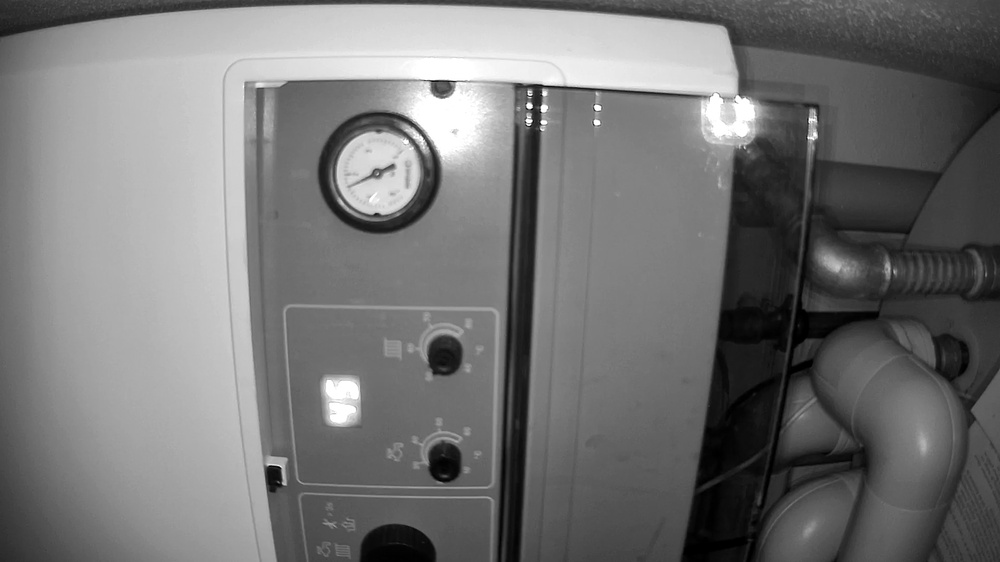
#> input picture tests/fixtures/frame.jpg, 1000 x 562 px, shrunk from 1920 x 1080 before the run
$ python prepare_image.py --input tests/fixtures/frame.jpg --x 5 --y 5 --radius 100
#> lines starting #> are read from the running program, lines starting #| are printed output that depends on the picture
### webcam_gauge_sensor/prepare_image.py
#!/usr/bin/env python3
import argparse
import os
import sys
from typing import Optional

import cv2
import numpy as np


DEFAULT_CIRCLE_PADDING_RATIO = 0.0


def _build_pointer_ready_grayscale(image: np.ndarray, sharpen: float) -> np.ndarray:
    sharpen = max(0.0, float(sharpen))
    gray = cv2.cvtColor(image, cv2.COLOR_BGR2GRAY)
    soft = cv2.GaussianBlur(gray, (3, 3), 0)
    weighted = cv2.addWeighted(gray, 1.0 + (0.25 * sharpen), soft, -0.25 * sharpen, 0)
    return weighted


def parse_args() -> argparse.Namespace:
    parser = argparse.ArgumentParser(description="Prepare image bytes from file/stdin and write to file/stdout.")
    parser.add_argument("--input", help="Input image path. If omitted, reads image bytes from stdin.")
    parser.add_argument("--output", help="Output image path. If omitted, writes image bytes to stdout.")
    parser.add_argument("--x", type=int, required=True, help="Gauge center X in input image pixels.")
    parser.add_argument("--y", type=int, required=True, help="Gauge center Y in input image pixels.")
    parser.add_argument("--radius", type=int, required=True, help="Gauge radius in input image pixels.")
    parser.add_argument("--rotate", type=float, default=0.0, help="Rotation in degrees (counterclockwise). Default: 0.0")
    parser.add_argument("--sharpen", type=float, default=1.0, help="Sharpen strength for non-debug output. Use 0 to disable. Default: 1.0")
    parser.add_argument("--debug", action="store_true", help="Mark detected circle center and size in the output image.")
    return parser.parse_args()


def read_input_bytes(input_path: Optional[str]) -> bytes:
    if input_path:
        with open(input_path, "rb") as f:
            return f.read()
    return sys.stdin.buffer.read()


def decode_image(image_bytes: bytes) -> np.ndarray:
    if not image_bytes:
        raise RuntimeError("No input image bytes were provided.")
    arr = np.frombuffer(image_bytes, dtype=np.uint8)
    image = cv2.imdecode(arr, cv2.IMREAD_COLOR)
#> image is the input picture: shape (562, 1000, 3); min 0, max 255, mean 115.9
    if image is None:
        raise RuntimeError("Failed to decode input image bytes.")
    return image


def _crop_from_circle(
    image: np.ndarray,
    center_x: int,
    center_y: int,
    radius: int,
    padding_ratio: float,
) -> tuple[np.ndarray, tuple[int, int], int]:
#> called with center_x = 5, center_y = 5, radius = 100, padding_ratio = 0
    if radius <= 0:
        raise RuntimeError("Provided gauge radius must be greater than zero.")

    pad_radius = int(round(radius * (1.0 + padding_ratio)))
    h, w = image.shape[:2]
#> h = 562; w = 1000

    x1 = max(0, center_x - pad_radius)
    y1 = max(0, center_y - pad_radius)
    x2 = min(w, center_x + pad_radius)
#> x2 = 105
    y2 = min(h, center_y + pad_radius)
#> y2 = 105

    if x2 <= x1 or y2 <= y1:
        raise RuntimeError("Provided gauge alignment creates invalid crop bounds.")
    cropped = image[y1:y2, x1:x2]
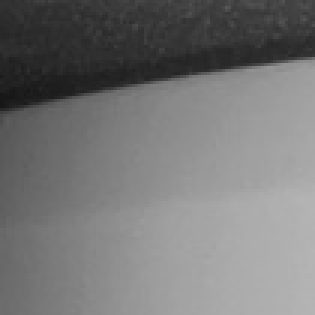
#> cropped: shape (105, 105, 3) (shown 3 times larger); min 22, max 181, mean 118.1
    center_in_crop = (center_x - x1, center_y - y1)
    return cropped, center_in_crop, radius
def prepare_image(image: np.ndarray, rotate: float, debug: bool, x: int, y: int, radius: int, sharpen: float) -> np.ndarray:
    detected_x, detected_y, detected_radius = int(x), int(y), int(radius)

    if debug:
        prepared = image.copy()
        debug_center = (detected_x, detected_y)
    else:
        prepared, debug_center, detected_radius = _crop_from_circle(
            image,
            detected_x,
            detected_y,
            detected_radius,
            DEFAULT_CIRCLE_PADDING_RATIO,
        )
#> debug_center = (5, 5); detected_radius = 100

    if rotate != 0.0:
        height, width = prepared.shape[:2]
        center = (width / 2.0, height / 2.0)
        matrix = cv2.getRotationMatrix2D(center, rotate, 1.0)
        prepared = cv2.warpAffine(prepared, matrix, (width, height))

        point = np.array([debug_center[0], debug_center[1], 1.0], dtype=np.float32)
        rotated_point = matrix @ point
        debug_center = (int(round(rotated_point[0])), int(round(rotated_point[1])))

    if debug:
        marker_size = max(12, min(prepared.shape[:2]) // 12)
        thickness = 2
        cv2.circle(prepared, debug_center, max(1, detected_radius), (0, 255, 0), thickness, cv2.LINE_AA)
        cv2.drawMarker(
            prepared,
            debug_center,
            (0, 0, 255),
            markerType=cv2.MARKER_CROSS,
            markerSize=marker_size,
            thickness=thickness,
            line_type=cv2.LINE_AA,
        )
        label_pos = (10, max(18, min(prepared.shape[0] - 8, 24)))
        cv2.putText(
            prepared,
            f"r={detected_radius}px d={detected_radius * 2}px",
            label_pos,
            cv2.FONT_HERSHEY_SIMPLEX,
            0.5,
            (0, 255, 0),
            1,
            cv2.LINE_AA,
        )
        return prepared

    return _build_pointer_ready_grayscale(prepared, sharpen)


def encode_image(prepared: np.ndarray, output_path: Optional[str]) -> bytes:
    ext = ".png"
    if output_path:
        _, path_ext = os.path.splitext(output_path)
        if path_ext:
            ext = path_ext.lower()
    ok, encoded = cv2.imencode(ext, prepared)
#> encoded = 4395 values, max 255 at index 104, min 0 at index 8, mean 121.3
    if not ok:
        raise RuntimeError(f"Failed to encode prepared image using extension '{ext}'.")
    return encoded.tobytes()


def write_output(image_bytes: bytes, output_path: Optional[str]) -> None:
    if output_path:
        with open(output_path, "wb") as f:
            f.write(image_bytes)
        return
    sys.stdout.buffer.write(image_bytes)
    sys.stdout.buffer.flush()


def main() -> int:
    args = parse_args()
    try:
        raw = read_input_bytes(args.input)
        image = decode_image(raw)
        prepared = prepare_image(image, args.rotate, args.debug, args.x, args.y, args.radius, args.sharpen)
        encoded = encode_image(prepared, args.output)
        write_output(encoded, args.output)
        return 0
    except Exception as exc:
        print(f"ERROR: {exc}", file=sys.stderr)
        return 1


# [2 lines that do not run on import are left out]

### prepare_image.py
#!/usr/bin/env python3
"""Compatibility wrapper for local CLI usage.

Source of truth lives in webcam_gauge_sensor/prepare_image.py.
"""

from webcam_gauge_sensor.prepare_image import *  # noqa: F401,F403
from webcam_gauge_sensor.prepare_image import main as _main


if __name__ == "__main__":
    raise SystemExit(_main())
#> (the program exits here)
